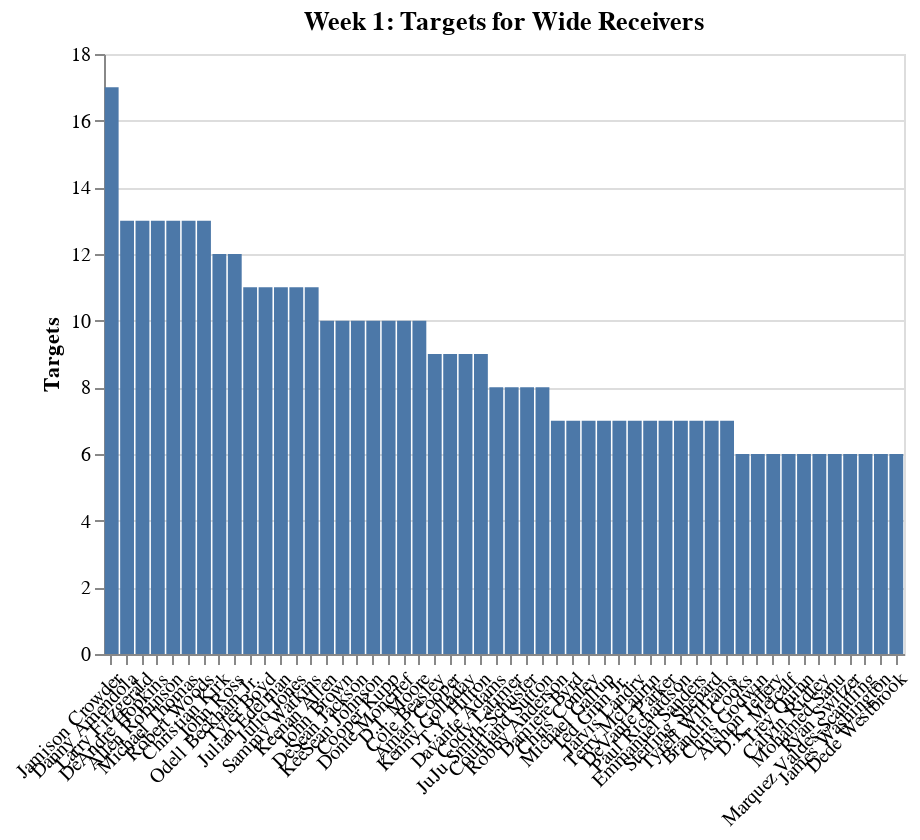

Source (notebook cell):
### Code cell
chart

### Figure 1 — Vega-Lite specification as saved in the notebook (floating-point values rounded to 4 significant figures)
{"$schema": "https://vega.github.io/schema/vega-lite/v3.4.0.json", "config": {"background": "white", "mark": {"tooltip": null}, "view": {"height": 300, "width": 400}}, "data": {"name": "data-45486b722ade833ea94696b3b0abc37a"}, "datasets": {"data-45486b722ade833ea94696b3b0abc37a": [{"Player": "Jamison Crowder", "Targets": 17, "Team": "NYJ"}, {"Player": "Danny Amendola", "Targets": 13, "Team": "DET"}, {"Player": "Larry Fitzgerald", "Targets": 13, "Team": "ARI"}, {"Player": "DeAndre Hopkins", "Targets": 13, "Team": "HOU"}, {"Player": "Allen Robinson", "Targets": 13, "Team": "CHI"}, {"Player": "Michael Thomas", "Targets": 13, "Team": "NO"}, {"Player": "Robert Woods", "Targets": 13, "Team": "LAR"}, {"Player": "Christian Kirk", "Targets": 12, "Team": "ARI"}, {"Player": "John Ross", "Targets": 12, "Team": "CIN"}, {"Player": "Odell Beckham Jr.", "Targets": 11, "Team": "CLE"}, {"Player": "Tyler Boyd", "Targets": 11, "Team": "CIN"}, {"Player": "Julian Edelman", "Targets": 11, "Team": "NE"}, {"Player": "Julio Jones", "Targets": 11, "Team": "ATL"}, {"Player": "Sammy Watkins", "Targets": 11, "Team": "KC"}, {"Player": "Keenan Allen", "Targets": 10, "Team": "LAC"}, {"Player": "John Brown", "Targets": 10, "Team": "BUF"}, {"Player": "DeSean Jackson", "Targets": 10, "Team": "PHI"}, {"Player": "KeeSean Johnson", "Targets": 10, "Team": "ARI"}, {"Player": "Cooper Kupp", "Targets": 10, "Team": "LAR"}, {"Player": "Donte Moncrief", "Targets": 10, "Team": "PIT"}, {"Player": "D.J. Moore", "Targets": 10, "Team": "CAR"}, {"Player": "Cole Beasley", "Targets": 9, "Team": "BUF"}, {"Player": "Amari Cooper", "Targets": 9, "Team": "DAL"}, {"Player": "Kenny Golladay", "Targets": 9, "Team": "DET"}, {"Player": "T.Y. Hilton", "Targets": 9, "Team": "IND"}, {"Player": "Davante Adams", "Targets": 8, "Team": "GB"}, {"Player": "Cody Latimer", "Targets": 8, "Team": "NYG"}, {"Player": "JuJu Smith-Schuster", "Targets": 8, "Team": "PIT"}, {"Player": "Courtland Sutton", "Targets": 8, "Team": "DEN"}, {"Player": "Robby Anderson", "Targets": 7, "Team": "NYJ"}, {"Player": "Damiere Byrd", "Targets": 7, "Team": "ARI"}, {"Player": "Chris Conley", "Targets": 7, "Team": "JAC"}, {"Player": "Michael Gallup", "Targets": 7, "Team": "DAL"}, {"Player": "Ted Ginn Jr.", "Targets": 7, "Team": "NO"}, {"Player": "Jarvis Landry", "Targets": 7, "Team": "CLE"}, {"Player": "Terry McLaurin", "Targets": 7, "Team": "WAS"}, {"Player": "DeVante Parker", "Targets": 7, "Team": "MIA"}, {"Player": "Paul Richardson", "Targets": 7, "Team": "WAS"}, {"Player": "Emmanuel Sanders", "Targets": 7, "Team": "DEN"}, {"Player": "Sterling Shepard", "Targets": 7, "Team": "NYG"}, {"Player": "Tyrell Williams", "Targets": 7, "Team": "OAK"}, {"Player": "Brandin Cooks", "Targets": 6, "Team": "LAR"}, {"Player": "Chris Godwin", "Targets": 6, "Team": "TB"}, {"Player": "Alshon Jeffery", "Targets": 6, "Team": "PHI"}, {"Player": "D.K. Metcalf", "Targets": 6, "Team": "SEA"}, {"Player": "Trey Quinn", "Targets": 6, "Team": "WAS"}, {"Player": "Calvin Ridley", "Targets": 6, "Team": "ATL"}, {"Player": "Mohamed Sanu", "Targets": 6, "Team": "ATL"}, {"Player": "Ryan Switzer", "Targets": 6, "Team": "PIT"}, {"Player": "Marquez Valdes-Scantling", "Targets": 6, "Team": "GB"}, {"Player": "James Washington", "Targets": 6, "Team": "PIT"}, {"Player": "Dede Westbrook", "Targets": 6, "Team": "JAC"}]}, "encoding": {"x": {"axis": {"labelAngle": -45, "title": ""}, "field": "Player", "sort": {"field": "Targets", "op": "sum", "order": "descending"}, "type": "nominal"}, "y": {"axis": {"title": "Targets"}, "field": "Targets", "type": "quantitative"}}, "mark": "bar", "title": "Week 1: Targets for Wide Receivers"}
